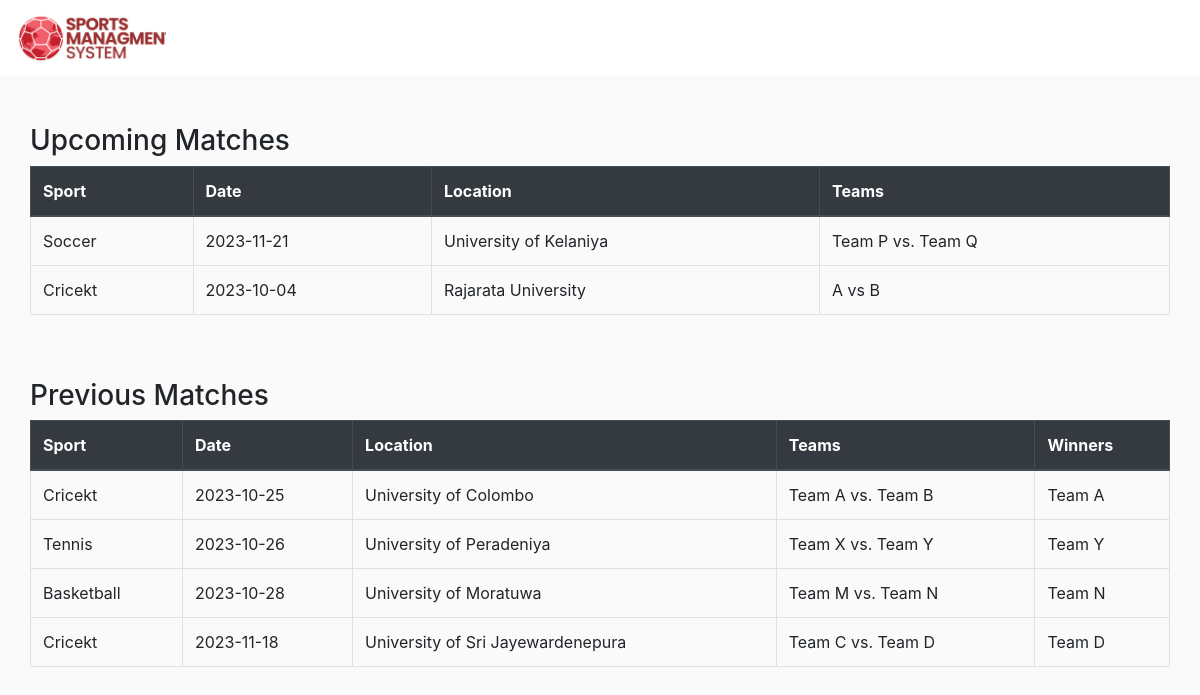
Screenshot of /view_matches.php with the database file from the repository.
### tables this page shows
CREATE TABLE `sports` (
  `SportID` int(11) NOT NULL,
  `SportName` varchar(100) NOT NULL,
  `Description` text DEFAULT NULL
);

CREATE TABLE `matches` (
  `MatchID` int(11) NOT NULL,
  `SportID` int(11) DEFAULT NULL,
  `Date` date DEFAULT NULL,
  `Location` varchar(255) DEFAULT NULL,
  `Teams` varchar(255) DEFAULT NULL,
  `Winners` varchar(255) DEFAULT NULL
);

### view_matches.php (the view, shortened to what this page needs)
<!DOCTYPE html>
<html lang="en">
<head>
    <link rel="stylesheet" href="assets/css/home.css">
    <link rel="stylesheet" href="assets/css/style.css">
    <link rel="stylesheet" href="assets/css/features.css">
    <link rel="stylesheet" href="https://cdn.jsdelivr.net/npm/bootstrap@4.6.2/dist/css/bootstrap.min.css">
</head>
<body>
    <header>
        <nav class="navbar navbar-expand-md navbar-light">
            <a class="navbar-brand" href="index.php">
                <div class="logo"></div>
            </a>
        </nav>
    </header>
    <div class="container d-flex flex-column align-items-start">
        <?php
        include 'db_config.php';
        $matchesQuery = "SELECT matches.Date, matches.Location, matches.Teams, matches.Winners, sports.SportName
                    FROM matches
                    INNER JOIN sports ON matches.SportID = sports.SportID";
        $matchesResult = $conn->query($matchesQuery);
        $upcomingMatchesTable = '
            <div class="container">
                <h3 class="mt-5">Upcoming Matches</h3>
                <table class="table table-bordered table-hover">
                    <thead class="thead-dark">
                        <tr>
                            <th>Sport</th>
                            <th>Date</th>
                            <th>Location</th>
                            <th>Teams</th>
                        </tr>
                    </thead>';
        $previousMatchesTable = '
                <h3 class="mt-5">Previous Matches</h3>
                <table class="table table-bordered table-hover">
                    <thead class="thead-dark">
                        <tr>
                            <th>Sport</th>
                            <th>Date</th>
                            <th>Location</th>
                            <th>Teams</th>
                            <th>Winners</th>
                        </tr>
                    </thead>';
        while ($match = $matchesResult->fetch_assoc()) {
            if (empty($match['Winners'])) {
                $upcomingMatchesTable .= '
                    <tr>
                        <td>' . $match['SportName'] . '</td>
                        <td>' . $match['Date'] . '</td>
                        <td>' . $match['Location'] . '</td>
                        <td>' . $match['Teams'] . '</td>
                    </tr>';
            } else {
                $previousMatchesTable .= '
                    <tr>
                        <td>' . $match['SportName'] . '</td>
                        <td>' . $match['Date'] . '</td>
                        <td>' . $match['Location'] . '</td>
                        <td>' . $match['Teams'] . '</td>
                        <td>' . $match['Winners'] . '</td>
                    </tr>';
            }
        }
        $upcomingMatchesTable .= '
                </table>
            </div>';
        $previousMatchesTable .= '
                </table>
            </div>';
        echo $upcomingMatchesTable;
        echo $previousMatchesTable;
        ?>
</body>
</html>

### assets/css/style.css (style rules this page uses)
:root { --primary-bg-color: #db3725; --primary-title-color: #fed81b; --primary-text-color: #db3725; --slider-title-color: #fed81b; --slider-bg-color: #fed81b; }
html,body { margin: 0; padding: 0; border: none; box-sizing: border-box; font-family: 'Open-sans', sans-serif; }
nav { margin: 0 auto; max-width: 1400px; }
header { background-color: #ffffff; }
.logo { width: 150px; height: 50px; background: url("../img/logo.jpg"); background-size: cover; }

### assets/css/features.css (style rules this page uses)
a { color: #444; text-decoration: none; font-family: "poppins", sans-serif; }
h3 { margin: 0; font-size: 1.2em; }

### view_matches.php (style rules this page uses)
body { background-color: #fafafa; }
.container { padding:0; }

### rows the page displays
sports: SportName "Soccer"
matches: Date "2023-11-21", Location "University of Kelaniya", Teams "Team P vs. Team Q"
sports: SportName "Cricekt", SportName "Cricekt Cricekt"
matches: Date "2023-10-04", Location "Rajarata University", Teams "A vs B"
matches: Date "2023-10-25", Location "University of Colombo", Teams "Team A vs. Team B", Winners "Team A"
sports: SportName "Tennis"
matches: Date "2023-10-26", Location "University of Peradeniya", Teams "Team X vs. Team Y", Winners "Team Y"
sports: SportName "Basketball"
matches: Date "2023-10-28", Location "University of Moratuwa", Teams "Team M vs. Team N", Winners "Team N"
matches: Date "2023-11-18", Location "University of Sri Jayewardenepura", Teams "Team C vs. Team D", Winners "Team D"
